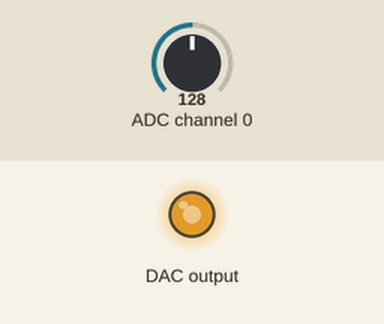
Simulated run of this program. Board: Raspberry Pi (BCM pin numbers). Parts: output pins drawn as LEDs (lit = HIGH). The test bench sets the inputs (shaded band); at power-on: ADC channel 0 = 128 (analog values on the 0–255 scale). What the program prints to the terminal is not drawn.

Above: at 1.2 s.
1.3 s: ADC channel 0 set to 178
At 2.2 s:
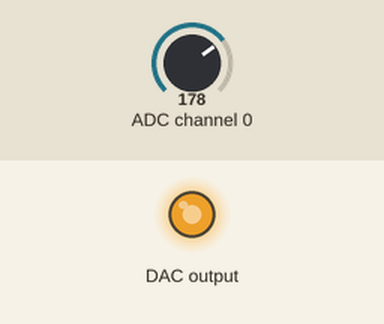
2.8 s: ADC channel 0 set to 0
At 3.3 s:
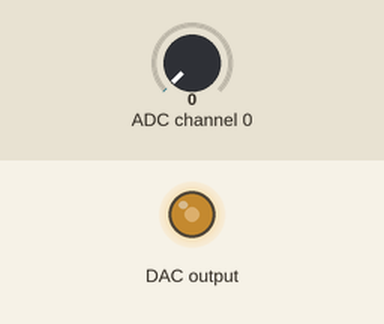
Timing chart, 0 to 5.8 s (numbered marks = the images above; inputs shaded):
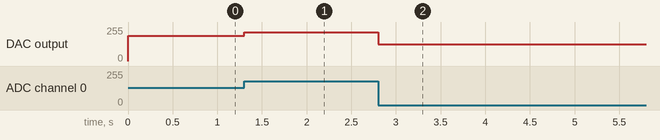

Measured:
- after the input at 1.3 s, DAC output: 190/255 → 215/255 at once
- after the input at 2.8 s, DAC output: 215/255 → 125/255 at once

The program:

pcf8591.py
```python
import smbus

class Pcf8591:
    def __init__(self, addr):
        # Jetson Nano Board는 i2c bus가 두개가 존재 0번, 1번
        # 0번은 board 내부에서 사용하는 선, 개발자는 1번을 제어할 수 있다.
        self.__bus = smbus.SMBus(1)

        # 장치(PCF8591) I2C bus 번호
        self.__addr = addr
    # channel: AIN 0~3,
    def read(self, channel):
        try:
            if channel == 0:
                self.__bus.write_byte(self.__addr, 0x40)
            elif channel == 1:
                self.__bus.write_byte(self.__addr, 0x41)
            elif channel == 2:
                self.__bus.write_byte(self.__addr, 0x42)
            elif channel == 3:
                self.__bus.write_byte(self.__addr, 0x43)
            self.__bus.read_byte(self.__addr)
            value = self.__bus.read_byte(self.__addr)
        except Exception as e:
            print(e)
            # ADC(Analog to Digital Converter는 0~255값만 전달한다. value가 -1일 경우 오류로 판단
            value=-1
        return value

    # value: AOUT으로 출력되는 값, 반드시 정수형태여야 한다.
    def write(self, value):
        try:
            value = int(value)
            # master에서 데이터를 보낼 때는 어떠한 channel로 내보내도 AOUT으로 연결 시켜준다.
            self.__bus.write_byte_data(self.__addr, 0x40, value)
        except Exception as e:
            print(e)

if __name__ == "__main__":
    pcf8591 = Pcf8591(0x48)

    while True:
        value = pcf8591.read(0)
        light = value * (255-125)/255 + 125
        print(light)
        pcf8591.write(light)
```
